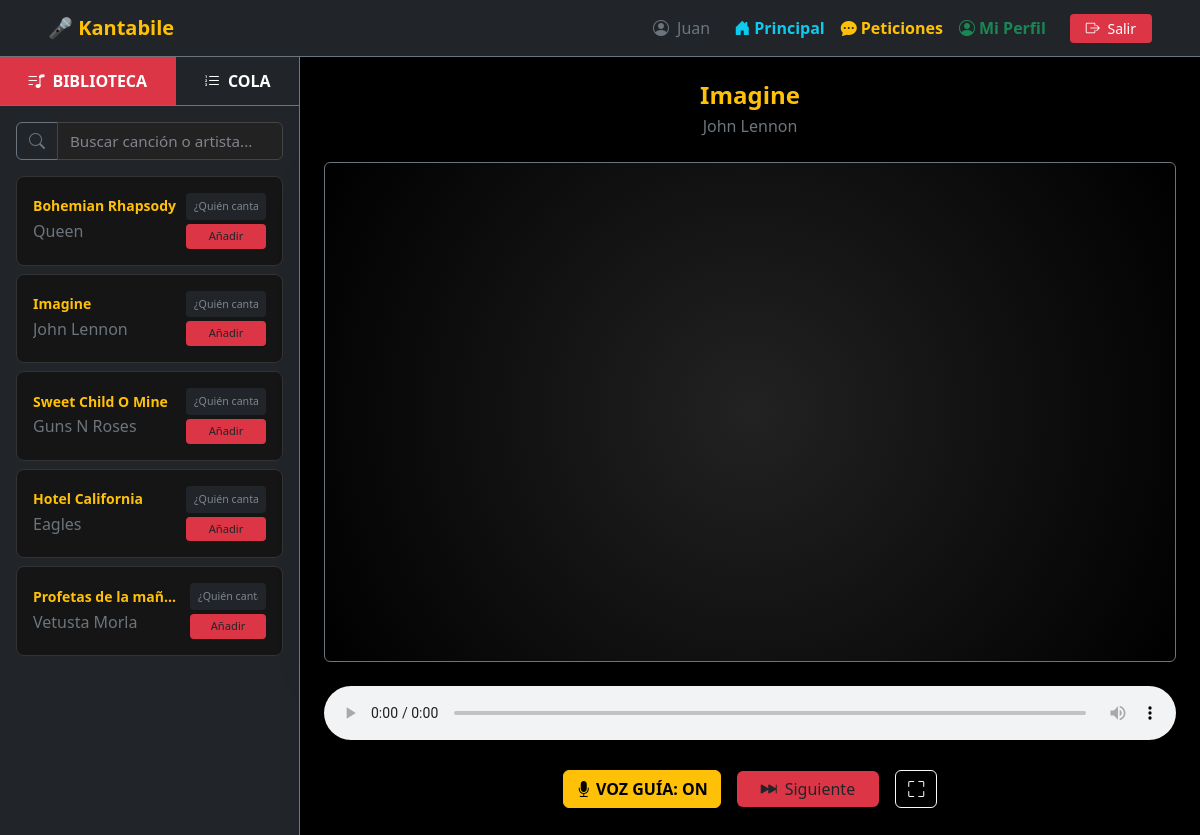
/usuario/canciones.php (signed in), run on an earlier commit of the app's database.
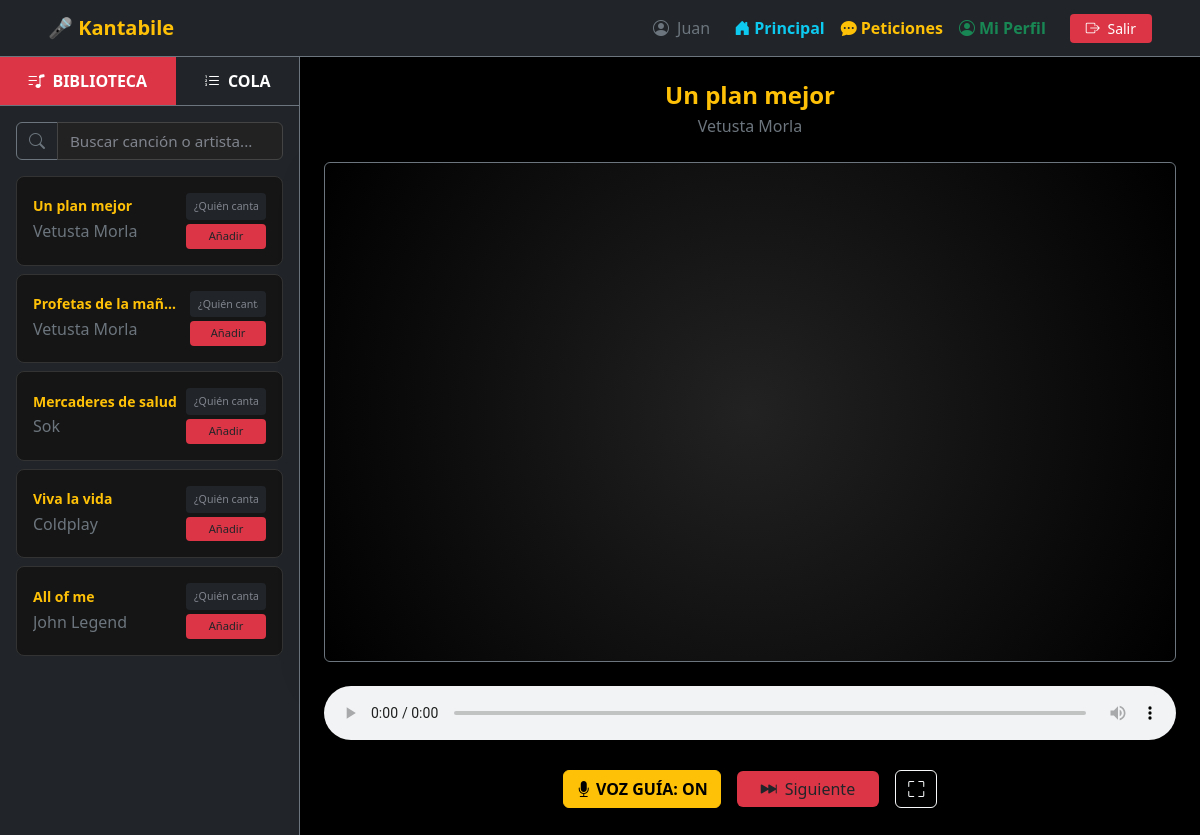
And on a later commit of the database.
### tables this page shows
CREATE TABLE `canciones` (
  `id` int(11) NOT NULL,
  `titulo` varchar(200) NOT NULL,
  `artista` varchar(100) NOT NULL,
  `estilo` varchar(100) NOT NULL,
  `voz` varchar(255) NOT NULL,
  `instrumental` varchar(255) NOT NULL,
  `letra` varchar(255) NOT NULL
);

### usuario/canciones.php (the view, shortened to what this page needs)
<?php
include '../includes/conexion.php';
$idUsuario = $_SESSION['idUsuario'];
$consulta_primeraCancion = "SELECT * FROM cola WHERE id_usuario = '$idUsuario' ORDER BY id ASC LIMIT 1";
$result_primera = mysqli_query($conn, $consulta_primeraCancion);
$primera = mysqli_fetch_assoc($result_primera);
$cancion_actual = null;
if ($primera) {
    $idCancionActual = $primera['id_cancion'];
    $result_cancion = mysqli_query($conn, "SELECT * FROM canciones WHERE id = '$idCancionActual'");
    $cancion_actual = mysqli_fetch_assoc($result_cancion);
}
$result_cola = mysqli_query($conn, "SELECT * FROM cola WHERE id_usuario = '$idUsuario' ORDER BY id ASC");
$resultado_canciones = mysqli_query($conn, "SELECT * FROM canciones");
?>
<!DOCTYPE html>
<html lang="es">
<head>
    <link href="https://cdn.jsdelivr.net/npm/bootstrap@5.3.2/dist/css/bootstrap.min.css" rel="stylesheet">
    <link rel="stylesheet" href="https://cdn.jsdelivr.net/npm/bootstrap-icons@1.11.1/font/bootstrap-icons.css">
    <link rel="stylesheet" href="../css/styles.css">
</head>
<body class="text-light page-canciones">
    <?php include '../includes/navbar.php'; ?>
    <div class="container-fluid">
        <div class="row">
            <div class="col-12 col-lg-4 col-xl-3 border-end border-secondary bg-dark px-0">
                <ul class="nav nav-pills nav-fill border-bottom border-secondary">
                    <li class="nav-item">
                        <button class="nav-link active fw-bold" data-bs-toggle="pill" data-bs-target="#tab-biblioteca"><i class="bi bi-music-note-list me-2"></i>BIBLIOTECA</button>
                    </li>
                    <li class="nav-item">
                        <button class="nav-link fw-bold" data-bs-toggle="pill" data-bs-target="#tab-cola"><i class="bi bi-list-ol me-2"></i>COLA</button>
                    </li>
                </ul>
                <div class="tab-content">
                    <div class="tab-pane fade show active" id="tab-biblioteca">
                        <div class="p-3">
                            <div class="input-group mb-3">
                                <span class="input-group-text bg-dark border-secondary text-secondary"><i class="bi bi-search"></i></span>
                                <input type="text" id="inputBusqueda" class="form-control form-control-dark" placeholder="Buscar canción o artista...">
                            </div>
                            <div class="sidebar-scroll" id="listaCanciones">
                                <?php while ($row = mysqli_fetch_assoc($resultado_canciones)) { ?>
                                    <div class="item-cancion d-flex justify-content-between align-items-center p-3 card-dark mb-2" data-titulo="<?= strtolower($row['titulo']) ?>" data-artista="<?= strtolower($row['artista']) ?>" data-estilo="<?= strtolower($row['estilo']) ?>">
                                        <div class="overflow-hidden">
                                            <h6 class="mb-1 fw-bold text-warning text-truncate small"><?= $row['titulo'] ?></h6>
                                            <p class="mb-0 text-secondary smaller text-truncate"><?= $row['artista'] ?></p>
                                        </div>
                                        <form action="cancion_añadir.php" method="POST" class="ms-2 d-flex flex-column gap-1">
                                            <input type="text" name="cantante" class="form-control form-control-sm bg-dark border-secondary text-white" placeholder="¿Quién canta?" style="font-size: 0.7rem; max-width: 80px;" required>
                                            <button type="submit" class="btn btn-main btn-sm w-100" style="font-size: 0.7rem;">Añadir</button>
                                        </form>
                                    </div>
                                <?php } ?>
                            </div>
                        </div>
                    </div>
                            <?php if (mysqli_num_rows($result_cola) > 0) {
                                mysqli_data_seek($result_cola, 0);
                                while ($row = mysqli_fetch_assoc($result_cola)) {
                                    $idC = $row['id_cancion'];
                                    $c = mysqli_fetch_assoc(mysqli_query($conn, "SELECT * FROM canciones WHERE id = '$idC'"));
                            ?>
                            <?php }
                            } else {
                                echo '<p class="text-center text-muted py-5">Cola vacía</p>';
                            } ?>
                </div>
            </div>
            <div class="col-12 col-lg-8 col-xl-9 bg-black py-4">
                <?php if ($cancion_actual) { ?>
                    <div class="container-fluid text-center">
                        <h2 class="h4 fw-bold text-warning mb-1"><?= $cancion_actual['titulo'] ?></h2>
                        <p class="text-secondary mb-4"><?= $cancion_actual['artista'] ?></p>
                        <div id="pantalla-karaoke" class="rounded shadow-lg border border-secondary mb-4 mx-auto" style="max-width: 1000px;">
                            <div id="linea-actual" class="linea-karaoke"></div>
                            <div id="linea-siguiente" class="linea-karaoke"></div>
                        </div>
                        <div class="mx-auto mb-4" style="max-width: 900px;">
                            <audio id="videoKaraoke" controls class="w-100 shadow mb-2">
                                <source src="<?= "../" . $cancion_actual['voz'] ?>" type="audio/mpeg">
                            </audio>
                            <div class="d-flex justify-content-center align-items-center gap-3 mt-3">
                                <button id="btnGuia" class="btn btn-warning fw-bold">
                                    <i class="bi bi-mic-fill"></i> VOZ GUÍA: ON
                                </button>
                                <form action="" method="POST">
                                    <button name="siguiente" class="btn btn-main px-4"><i class="bi bi-skip-forward-fill me-2"></i>Siguiente</button>
                                </form>
                                <button id="btnFullscreen" class="btn btn-outline-light"><i class="bi bi-fullscreen"></i></button>
                            </div>
                        </div>
                    </div>
                <?php } ?>
            </div>
        </div>
    </div>
</body>
</html>

### includes/navbar.php (shortened to what this page needs)
<nav class="navbar navbar-expand-lg navbar-dark bg-dark sticky-top border-bottom border-secondary">
    <div class="container-fluid px-4 mx-lg-4">
        <a class="navbar-brand fw-bold text-warning" href="canciones_admin.php">
            🎤 Kantabile
        </a>
        <div class="collapse navbar-collapse" id="navbarUsuario">
            <ul class="navbar-nav ms-auto align-items-center">
                <li class="nav-item">
                    <span class="nav-link text-secondary me-2">
                        <i class="bi bi-person-circle me-1"></i> <?= htmlspecialchars($_SESSION["nombre"]) ?>
                    </span>
                </li>
                <li class="nav-item">
                    <?php
                    if (isset($_SESSION['rol']) && $_SESSION['rol'] == 2) {
                    ?>
                <li class="nav-item"><a class="nav-link fw-bold text-success" href="../usuario/canciones.php"><i class="bi bi-music-note-list me-1"></i>Vista Reproductor</a></li>
                <li class="nav-item"><a class="nav-link fw-bold text-warning" href="../administrador/perfil_admin.php"><i class="bi bi-people-fill me-1"></i>Usuarios</a></li>
                <li class="nav-item"><a class="nav-link fw-bold text-danger" href="../administrador/peticiones_admin.php"><i class="bi bi-envelope-fill me-1"></i>Peticiones</a></li>
                <li class="nav-item"><a class="nav-link fw-bold text-info" href="../administrador/canciones_admin.php"><i class="bi bi-gear-fill me-1"></i>Gestión</a></li>
            <?php
                    } else {
            ?>
                <li class="nav-item"><a class="nav-link fw-bold text-info" href="../usuario/canciones.php"><i class="bi bi-house-door-fill me-1"></i>Principal</a></li>
                <li class="nav-item"><a class="nav-link fw-bold text-warning" href="../usuario/peticiones.php"><i class="bi bi-chat-dots-fill me-1"></i>Peticiones</a></li>
                <li class="nav-item"><a class="nav-link fw-bold text-success" href="../usuario/perfil.php"><i class="bi bi-person-circle me-1"></i>Mi Perfil</a></li>
            <?php
                    }
            ?>
            <li class="nav-item">
                <a class="btn btn-main btn-sm text-white px-3 ms-3" href="../logout.php">
                    <i class="bi bi-box-arrow-right me-1"></i> Salir
                </a>
            </li>
            </ul>
        </div>
    </div>
</nav>

### css/styles.css (style rules this page uses)
body { background: linear-gradient(135deg, #0f0f0f, #1c1c1c); min-height: 100vh; font-family: 'Segoe UI', Tahoma, sans-serif; }
.card-dark { background-color: #1e1e1e; border: none; border-radius: 10px; }
.form-control { background-color: #2a2a2a; border: none; color: #ffffff; }
.form-control::placeholder { color: #80848d !important; }
.btn-main { background-color: #dc3545; border: none; }
a { color: #dc3545; }
.card-dark { background-color: #151515; border: 1px solid #333; border-radius: 8px; }
.sidebar-scroll { height: calc(100vh - 180px); overflow-y: auto; }
.nav-pills .nav-link { color: #fff; border-radius: 0; padding: 12px; }
.nav-pills .nav-link.active { background-color: #dc3545 !important; }
.form-control-dark { background: #222; border: 1px solid #444; color: white; }
.page-canciones { background-color: #000; }
.page-canciones input::placeholder, .page-canciones textarea::placeholder { color: #cdd1da; font-size: 0.95em; }
#pantalla-karaoke { transition: all 0.5s ease; }

### usuario/canciones.php (style rules this page uses)
#pantalla-karaoke { background: radial-gradient(circle, #222 0%, #000 100%); min-height: 500px; display: flex; flex-direction: column; align-items: center; justify-content: center; border: 2px solid #444; border-radius: 15px; padding: 40px; position: relative; overflow: hidden; box-shadow: 0 20px 50px rgba(0, 0, 0, 0.8); }
.linea-karaoke { min-height: 6rem; margin: 10px 0; text-align: center; width: 100%; transition: opacity 0.4s ease; z-index: 10; }
#linea-actual { font-size: 3.5rem; font-weight: 900; text-transform: uppercase; }
#linea-siguiente { font-size: 1.8rem; opacity: 0.3; color: #ffb973; text-transform: uppercase; filter: blur(1px); }

What changed in the data, as far as the page shows it:
removed canciones: titulo "Bohemian Rhapsody", artista "Queen"
removed canciones: titulo "Imagine", artista "John Lennon"
removed canciones: titulo "Sweet Child O Mine", artista "Guns N Roses"
removed canciones: titulo "Hotel California", artista "Eagles"
added canciones: titulo "Un plan mejor", artista "Vetusta Morla"
added canciones: titulo "Mercaderes de salud", artista "Sok"
added canciones: titulo "Viva la vida", artista "Coldplay"
added canciones: titulo "All of me", artista "John Legend"
